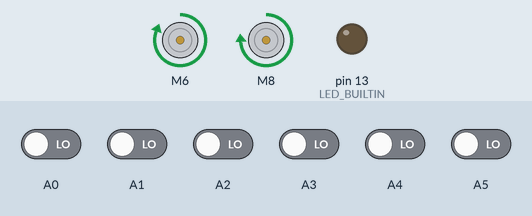
Bench run of a sketch on a simulated Arduino Nano, built with avr-gcc and run on an emulated ATmega328P. On the bench: 2 × DC motor (green arrow = forward, orange = backward, longer = faster), output pins drawn as LEDs (lit = HIGH). Inputs (shaded band) come from the test bench; at power-on: A0–5 LOW. What the sketch prints to the serial monitor is not drawn.

Above: at 11.7 s.
11.8 s: A1 driven HIGH
At 12.6 s:
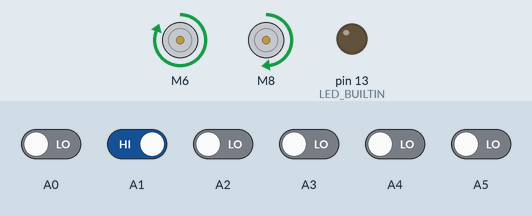
13.3 s: A0 driven HIGH
At 13.7 s:
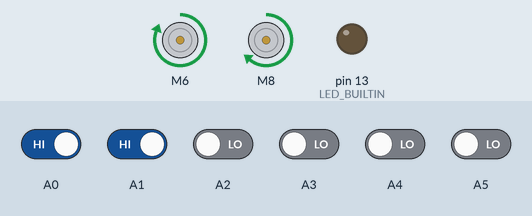
14.8 s: A3 driven HIGH
At 16.0 s:
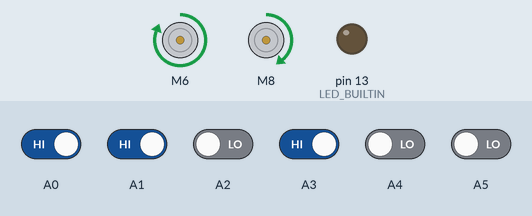
16.3 s: A4 driven HIGH
At 17.2 s:
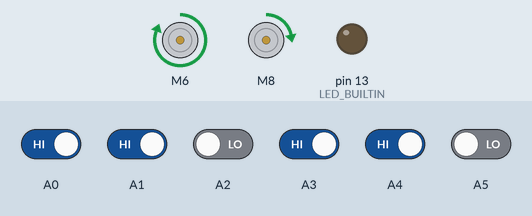
17.8 s: A5 driven HIGH
At 18.3 s:
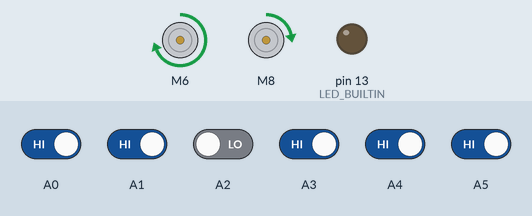
19.3 s: A2 driven HIGH
At 20.6 s:
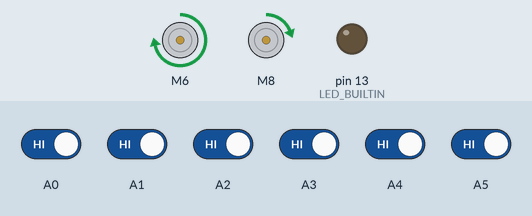
Timing chart, 0 to 21.8 s (numbered marks = the images above; inputs shaded):
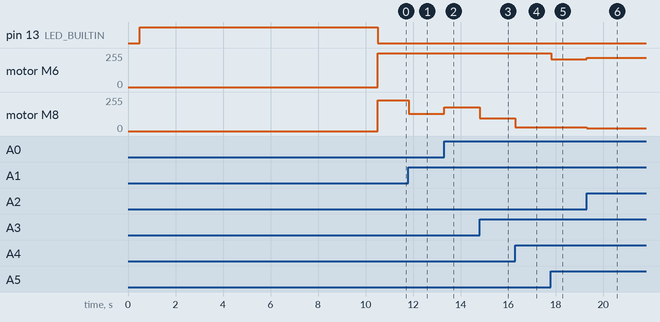

The sketch:

line_folower_prototype_pid_f.ino
```cpp
#include <L298N.h>
#include <QTRSensors.h>

QTRSensors qtr;

int leftMotor1 = 8;
int leftMotor2 =7;
int rightMotor1 = 6;
int rightMotor2 = 4;
#define enA 10
#define enB 5

L298N motor1(enA, leftMotor1, leftMotor2);
L298N motor2(enB, rightMotor1, rightMotor2);

unsigned long cTime, pTime;
float eTime;

uint16_t positionLine;

int lastError=0;
int motorbasespeed=120;

float Kp=1;
float Ki=0.0;
float Kd=0.0;

uint8_t multiP = 1;
uint8_t multiI  = 1;
uint8_t multiD = 1;

float Pvalue;
float Ivalue;
float Dvalue;

//int M1_Speed = 120; // speed of motor 1
//int M2_Speed = 120; // speed of motor 2
const uint8_t SensorCount = 8;
uint16_t sensorValues[SensorCount];

int matrix[4];

int flag = 0;
int passes = 0;

void setup() {
  // put your setup code here, to run once:
  qtr.setTypeRC();
  qtr.setSensorPins((const uint8_t[]){A0,A1,A2,A3,A4,A5,A6,A7},SensorCount);
  Serial.begin(9600);

  delay(500);
  pinMode(LED_BUILTIN,OUTPUT);
  digitalWrite(LED_BUILTIN,HIGH);


  pinMode(leftMotor1, OUTPUT);
  pinMode(leftMotor2, OUTPUT);
  pinMode(rightMotor1, OUTPUT);
  pinMode(rightMotor2, OUTPUT);

  for (uint16_t i=0;i<400;i++){
    qtr.calibrate();
  }
  digitalWrite(LED_BUILTIN,LOW);
  //delay(10000);
}

void loop() {
  // Check with ultrasonic sensor
  // Check for Left or right turn

  // Check for matrix
  // put your main code here, to run repeatedly:
  PID_Controll();


}

void matrixCalc(int error1)
{

  //Serial.println(error1);
  positionLine = qtr.readLineBlack(sensorValues);

  int error2 = 3500 - positionLine;
  //Serial.println(error2);
  unsigned long start = millis();

  unsigned long error_change = error2 - error1 ;

  if(error_change < -4000 || error_change > -5500)
  {
    unsigned long stop = millis();
    if((stop - start) < 100000)
    {
      if(error1>3450 || error1 <3550)
      {
        matrix[1] = 1;
        matrix[0] = 0;
        if(error2>-1850 || error2 <-1450)
          {
            matrix[3] = 0;
            matrix[2] = 1;
          }
          flag = 1;
      }
    if(passes == 0)
    {
    for(int i=3 ; i>=0 ; i--)
    {
      Serial.print(matrix[i]);
    }
    Serial.println();
    passes=1;
    }
    //continue;

  }
  }
  /*
  if(error_change >950 || error_change < 1050 ||error_change <-950 || error_change > -1050 || error_change > -50 || error_change <50 )
  {
    unsigned long stop = millis();
    if((stop - start) < 50)
    {
      if(error1>450 || error1 <550)
      {
        matrix[1] = '1';
        matrix[0] = '0';
        if(error2>-50 || error2 <50)
          {
            matrix[1] = '1';
            matrix[0] = '0';
          }
      }

      for(int i=0 ; i<4 ; i++)
    {
      Serial.print(matrix[i]);
    }
    Serial.println();

    //fla

    }

  }*/
}

void PID_Controll() {
  positionLine = qtr.readLineBlack(sensorValues);

  unsigned long pass_time = millis();

  int error = 3500 - positionLine;
  if(error== 3500 || error == -1500)
  {
      matrixCalc(error);

  }

  //matrixCalc(error);
  //Serial.print(error);
  //Serial.println(error);
  while(sensorValues[0]>=980 && sensorValues[1]>=980 && sensorValues[2]>=980 && sensorValues[3]>=980 && sensorValues[4]>=980 && sensorValues[5]>=980 && sensorValues[6]>=980){ // A case when the line follower leaves the line
    if(lastError>0){       //Turn left if the line was to the left before
      motor_drive(-230,230);
    }
    else{
      motor_drive(230,-230); // Else turn right
    }
    positionLine = qtr.readLineBlack(sensorValues);
  }

  PID_line_follower(error);
}

void PID_line_follower(int error)
{
  int P = error;
  int I = I+error;
  int D = error - lastError;

  Pvalue = (Kp/pow(10,multiP))*P;
  Ivalue = (Ki/pow(10,multiI))*I;
  Dvalue = (Kd/pow(10,multiD))*D;

  float PIDvalue = Pvalue + Ivalue + Dvalue;

  lastError = error;

  float motorspeed = (P*Kp)+(I*Ki)+(D*Kd);

  lastError = P;
  pTime = cTime;


  //int motorSpeedChange = (P*Kp)+(I*Ki)+(D*Kd);
  int motorSpeedA = motorbasespeed + PIDvalue;
  int motorSpeedB = motorbasespeed - PIDvalue;

   if (motorSpeedB > 255) {
      motorSpeedB = 255;
    }
    if (motorSpeedB < -255) {
      motorSpeedB = -255;
    }
    if (motorSpeedA > 255) {
      motorSpeedA = 255;
    }
    if (motorSpeedA < -255) {
      motorSpeedA = -255;
    }

  motor_drive(motorSpeedB, motorSpeedA);
}

void motor_drive(int left, int right){

  if(right>0)
  {
    motor2.setSpeed(right);
    motor2.forward();
  }
  else
  {
    motor2.setSpeed(right);
    motor2.backward();
  }


  if(left>0)
  {
    motor1.setSpeed(left);
    motor1.forward();
  }
  else
  {
    motor1.setSpeed(left);
    motor1.backward();
  }
}
```

Measured:
- after the input at 11.8 s, motor M8: forward 230/255 → forward 130/255 at once
- after the input at 13.3 s, motor M8: forward 130/255 → forward 180/255 at once
- after the input at 14.8 s, motor M8: forward 180/255 → forward 96/255 at once
- after the input at 16.3 s, motor M8: forward 96/255 → forward 30/255 at once
- after the input at 17.8 s, motor M6: forward 255/255 → forward 210/255 at once
- after the input at 19.3 s, motor M6: forward 210/255 → forward 220/255 at once; motor M8: forward 30/255 → forward 20/255 at once
